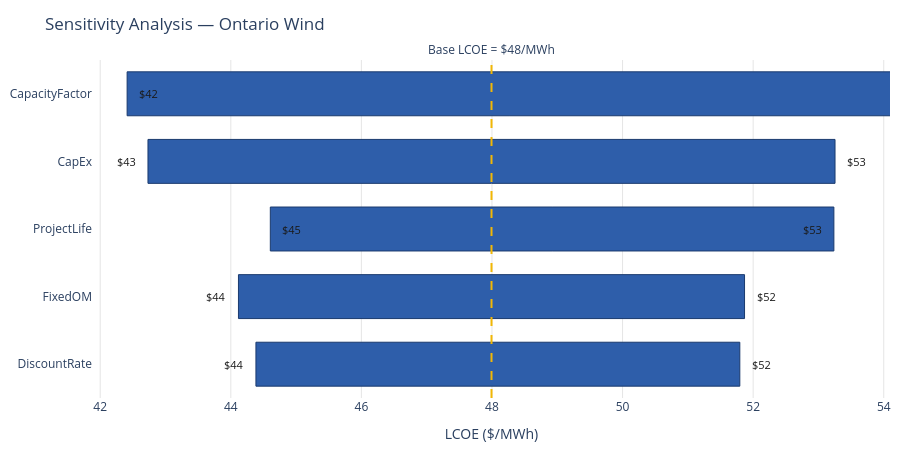

Notebook source saved alongside this figure:
### Code cell
def plot_tornado_plotly(tornado_data, technology_name, base_lcoe, x_range=None):
    """
    Interactive tornado chart using Plotly.

    x_range : tuple, optional
        Manually override the x-axis range, e.g. (40, 90). If not provided,
        auto-calculated from the data with tighter padding than before.
    """
    data = tornado_data.sort_values("Swing", ascending=True)

    fig = go.Figure()

    for param, row in data.iterrows():
        low, high = row["Low"], row["High"]

        fig.add_trace(go.Bar(
            y=[param], x=[high - low], base=[low], orientation="h",
            marker=dict(color="#2E5EAA", line=dict(color="#1a3a6e", width=1)),
            hovertemplate=f"<b>{param}</b><br>Low: ${low:.1f}/MWh<br>High: ${high:.1f}/MWh<br>Swing: ${row['Swing']:.1f}/MWh<extra></extra>",
            showlegend=False
        ))

        fig.add_annotation(x=low, y=param, text=f"${low:.0f}", showarrow=False,
                            xanchor="right", xshift=-10, font=dict(size=11, color="#1a1a1a"))
        fig.add_annotation(x=high, y=param, text=f"${high:.0f}", showarrow=False,
                            xanchor="left", xshift=10, font=dict(size=11, color="#1a1a1a"))

    fig.add_vline(x=base_lcoe, line_dash="dash", line_color="#F2B705", line_width=2,
                   annotation_text=f"Base LCOE = ${base_lcoe:.0f}/MWh", annotation_position="top")

    if x_range is not None:
        # Manual override — use this when auto-scaling still looks off
        final_range = x_range
    else:
        # Tighter auto-padding than before (8% instead of 15%) so one wide
        # bar doesn't force excessive empty space around the others
        x_min, x_max = data["Low"].min(), data["High"].max()
        padding = (x_max - x_min) * 0.08
        final_range = [x_min - padding, x_max + padding]

    fig.update_layout(
        title=f"Sensitivity Analysis — {technology_name}",
        xaxis_title="LCOE ($/MWh)",
        xaxis=dict(gridcolor="#e5e5e5", range=final_range),
        height=450,
        margin=dict(l=10, r=10, t=60, b=10),
        plot_bgcolor="white",
        bargap=0.35
    )

    fig.show()

# Re-run all three with the tighter default padding first
plot_tornado_plotly(tornado_data, "Ontario Wind", ontario_wind["LCOE_v2"])
plot_tornado_plotly(tornado_solar, "Ontario Solar", ontario_solar["LCOE_v2"])
plot_tornado_plotly(tornado_gas, "Alberta Natural Gas", ab_gas["LCOE_v2"])

### Figure 1 — Plotly figure (JSON) as saved in the notebook; plotly's stock layout.template omitted (floating-point values rounded to 4 significant figures)
{"data": [{"base": [44.38], "hovertemplate": "<b>DiscountRate</b><br>Low: $44.4/MWh<br>High: $51.8/MWh<br>Swing: $7.4/MWh<extra></extra>", "marker": {"color": "#2E5EAA", "line": {"color": "#1a3a6e", "width": 1}}, "orientation": "h", "showlegend": false, "type": "bar", "x": [7.411], "y": ["DiscountRate"]}, {"base": [44.12], "hovertemplate": "<b>FixedOM</b><br>Low: $44.1/MWh<br>High: $51.9/MWh<br>Swing: $7.8/MWh<extra></extra>", "marker": {"color": "#2E5EAA", "line": {"color": "#1a3a6e", "width": 1}}, "orientation": "h", "showlegend": false, "type": "bar", "x": [7.751], "y": ["FixedOM"]}, {"base": [53.24], "hovertemplate": "<b>ProjectLife</b><br>Low: $53.2/MWh<br>High: $44.6/MWh<br>Swing: $8.6/MWh<extra></extra>", "marker": {"color": "#2E5EAA", "line": {"color": "#1a3a6e", "width": 1}}, "orientation": "h", "showlegend": false, "type": "bar", "x": [-8.631], "y": ["ProjectLife"]}, {"base": [42.73], "hovertemplate": "<b>CapEx</b><br>Low: $42.7/MWh<br>High: $53.3/MWh<br>Swing: $10.5/MWh<extra></extra>", "marker": {"color": "#2E5EAA", "line": {"color": "#1a3a6e", "width": 1}}, "orientation": "h", "showlegend": false, "type": "bar", "x": [10.52], "y": ["CapEx"]}, {"base": [55.26], "hovertemplate": "<b>CapacityFactor</b><br>Low: $55.3/MWh<br>High: $42.4/MWh<br>Swing: $12.9/MWh<extra></extra>", "marker": {"color": "#2E5EAA", "line": {"color": "#1a3a6e", "width": 1}}, "orientation": "h", "showlegend": false, "type": "bar", "x": [-12.85], "y": ["CapacityFactor"]}], "layout": {"annotations": [{"font": {"color": "#1a1a1a", "size": 11}, "showarrow": false, "text": "$44", "x": 44.38, "xanchor": "right", "xshift": -10, "y": "DiscountRate"}, {"font": {"color": "#1a1a1a", "size": 11}, "showarrow": false, "text": "$52", "x": 51.8, "xanchor": "left", "xshift": 10, "y": "DiscountRate"}, {"font": {"color": "#1a1a1a", "size": 11}, "showarrow": false, "text": "$44", "x": 44.12, "xanchor": "right", "xshift": -10, "y": "FixedOM"}, {"font": {"color": "#1a1a1a", "size": 11}, "showarrow": false, "text": "$52", "x": 51.87, "xanchor": "left", "xshift": 10, "y": "FixedOM"}, {"font": {"color": "#1a1a1a", "size": 11}, "showarrow": false, "text": "$53", "x": 53.24, "xanchor": "right", "xshift": -10, "y": "ProjectLife"}, {"font": {"color": "#1a1a1a", "size": 11}, "showarrow": false, "text": "$45", "x": 44.61, "xanchor": "left", "xshift": 10, "y": "ProjectLife"}, {"font": {"color": "#1a1a1a", "size": 11}, "showarrow": false, "text": "$43", "x": 42.73, "xanchor": "right", "xshift": -10, "y": "CapEx"}, {"font": {"color": "#1a1a1a", "size": 11}, "showarrow": false, "text": "$53", "x": 53.25, "xanchor": "left", "xshift": 10, "y": "CapEx"}, {"font": {"color": "#1a1a1a", "size": 11}, "showarrow": false, "text": "$55", "x": 55.26, "xanchor": "right", "xshift": -10, "y": "CapacityFactor"}, {"font": {"color": "#1a1a1a", "size": 11}, "showarrow": false, "text": "$42", "x": 42.41, "xanchor": "left", "xshift": 10, "y": "CapacityFactor"}, {"showarrow": false, "text": "Base LCOE = $48/MWh", "x": 47.99, "xanchor": "center", "xref": "x", "y": 1, "yanchor": "bottom", "yref": "y domain"}], "bargap": 0.35, "height": 450, "margin": {"b": 10, "l": 10, "r": 10, "t": 60}, "plot_bgcolor": "white", "shapes": [{"line": {"color": "#F2B705", "dash": "dash", "width": 2}, "type": "line", "x0": 47.99, "x1": 47.99, "xref": "x", "y0": 0, "y1": 1, "yref": "y domain"}], "title": {"text": "Sensitivity Analysis — Ontario Wind"}, "xaxis": {"gridcolor": "#e5e5e5", "range": [41.89, 54.1], "title": {"text": "LCOE ($/MWh)"}}}}
